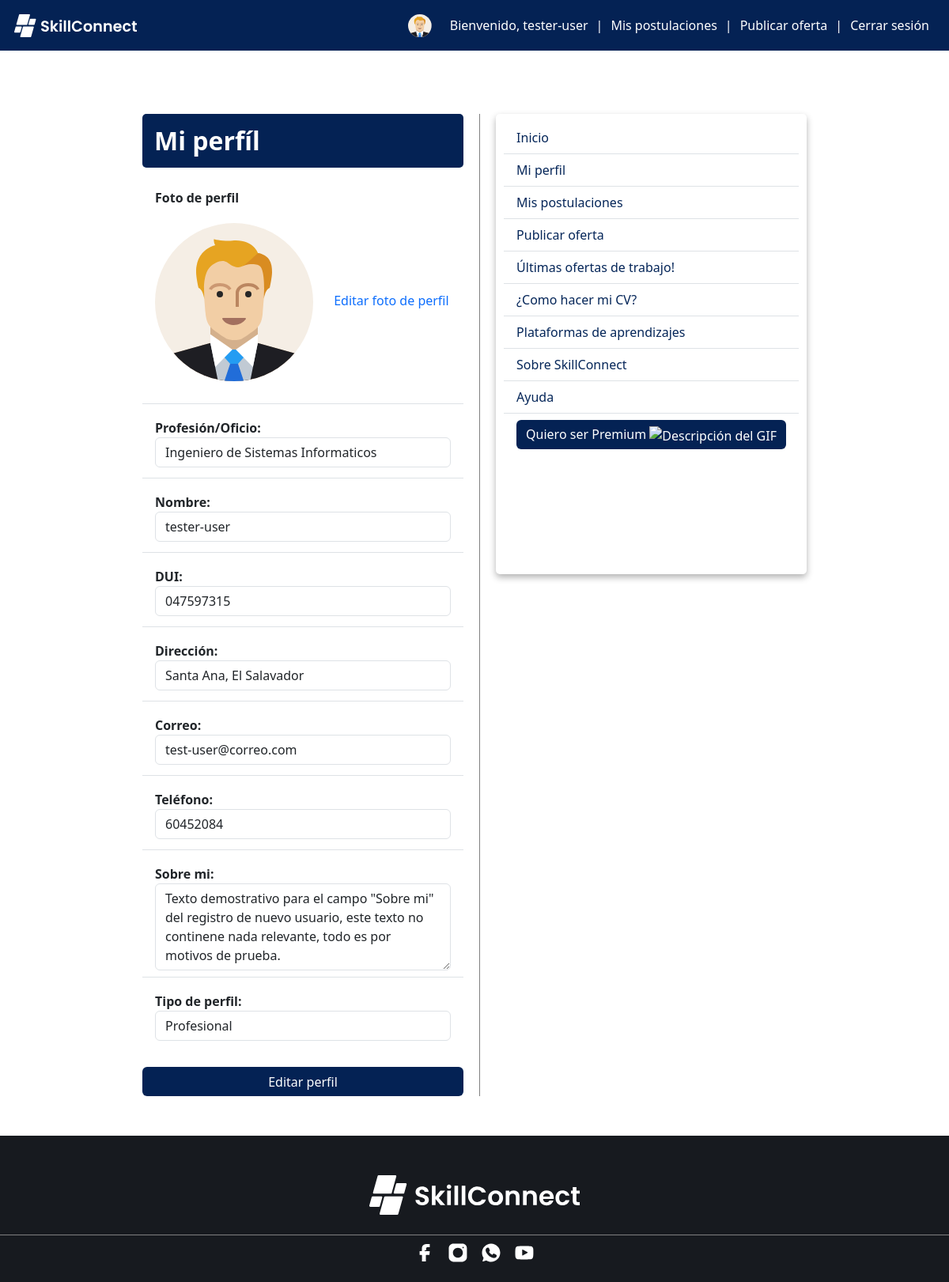
The app's page /miperfil.php (signed in) with its own data.
### tables this page shows
CREATE TABLE `usuarios` (
  `id` int(11) NOT NULL,
  `nombre` varchar(100) NOT NULL,
  `profesion` varchar(255) NOT NULL,
  `dui` varchar(20) NOT NULL,
  `telefono` varchar(20) NOT NULL,
  `direccion` varchar(255) NOT NULL,
  `about` text DEFAULT NULL,
  `correo` varchar(100) NOT NULL,
  `contrasena` varchar(255) NOT NULL,
  `rol` enum('Profesional','Usuario') DEFAULT 'Usuario',
  `fecha_registro` timestamp NOT NULL DEFAULT current_timestamp()
);

### miperfil.php (the view, shortened to what this page needs)
<?php
    include 'config.php';
    $usuario_id = $_SESSION['usuario_id'];
    try {
        $stmt = $conn->prepare("SELECT * FROM usuarios WHERE id = :id");
        $stmt->bindParam(':id', $usuario_id, PDO::PARAM_INT);
        $stmt->execute();
        $usuario = $stmt->fetch(PDO::FETCH_ASSOC);
        if ($usuario) {
            $nombre = $usuario['nombre'];
            $dui = $usuario['dui'];
            $correo = $usuario['correo'];
            $profesion = $usuario['profesion'];
            $telefono = $usuario['telefono'];
            $direccion = $usuario['direccion'];
            $about = $usuario['about'];
            $rol = $usuario['rol'];
        } else {
            echo "Usuario no encontrado.";
        }
    } catch (PDOException $e) {
        echo "Error: " . $e->getMessage();
    }
?>
<!DOCTYPE html>
<html lang="en">
<head>
    <link href="https://cdn.jsdelivr.net/npm/bootstrap@5.3.2/dist/css/bootstrap.min.css" rel="stylesheet">
    <link rel="stylesheet" href="./css/miestilo.css">
</head>
<body>
    <?php include 'include/header.php'; ?>
    <div class="contenedor-perfil">
        <div class="div-perfil">
            <div class="div-perfil-izq">
                <h2><strong>Mi perfíl</strong></h2>
                <ul class="list-group list-group-flush">
                    <li class="list-group-item">
                        <strong>Foto de perfil<br>
                        <img src="./img/svg/user-man.svg" alt=""></strong>
                        <a href="">Editar foto de perfil</a>
                    </li>
                    <li class="list-group-item"><strong>Profesión/Oficio: </strong><input class="form-control" value="<?php echo $profesion?>" readonly></li>
                    <li class="list-group-item"><strong>Nombre: </strong><input class="form-control" value="<?php echo $nombre?>" readonly></li>
                    <li class="list-group-item"><strong>DUI: </strong><input class="form-control" value="<?php echo $dui?>" readonly></li>
                    <li class="list-group-item"><strong>Dirección: </strong><input class="form-control" value="<?php echo $direccion ?>" readonly></li>
                    <li class="list-group-item"><strong>Correo: </strong><input class="form-control" value="<?php echo $correo?>" readonly></li>
                    <li class="list-group-item"><strong>Teléfono: </strong><input class="form-control" value="<?php echo $telefono ?>" readonly></li>
                    <li class="list-group-item">
                        <strong>Sobre mi:<br></strong>
                        <textarea name="" id="" class="form-control" rows="4" value="" readonly><?php echo $about ?></textarea>
                    </li>
                    <li class="list-group-item"><strong>Tipo de perfil: </strong><input class="form-control" value="<?php echo $rol ?>" readonly></li>
                </ul>
                <div class="perfil-contenedor-btn">
                    <button class="btn btn-primary" id="miboton">Editar perfil</button>
                </div>
            </div>
            <?php include 'include/menu_lateral.php'; ?>
        </div>
    </div>
</body>
<?php include 'include/footer.php'; ?>
</html>

### css/miestilo.css (style rules this page uses)
a { text-decoration: none; }
body { background-color: rgb(255, 255, 255); display: flex; flex-direction: column; }
h2 { background-color: #042254; color: white; padding: 15px 15px; border-radius: 5px; }
.contenedor-perfil { display: flex; justify-content: center; margin-top: 64px; padding-top: 80px; }
.div-perfil { display: flex; flex-wrap: wrap; justify-content: center; width: 70%; }
.div-perfil h2 { width: 100%; }
.div-perfil-izq { flex-grow: 1; }
.div-perfil-izq ul li { margin-top: 10px; }
.div-perfil-izq ul li input { margin-bottom: 5px; }
.div-perfil-izq ul li img { height: 200px; margin: 20px 20px 20px 0px; }
.perfil-contenedor-btn { display: flex; width: 100%; margin-top: 20px; justify-content: end; }
#miboton { background-color: #042254; border: none; color: white; height: 37px; width: 100%; }

### records on screen
usuarios: profesion "Ingeniero de Sistemas Informaticos", nombre "tester-user", dui "047597315", direccion "Santa Ana, El Salavador", correo "test-user@correo.com", telefono "60452084", about "Texto demostrativo para el campo \"Sobre mi\" del registro de nuevo usuario, este texto no continene nada relevante, todo es por motivos de prueba.", rol "Profesional"

### other values on screen
$nombre_usuario "tester-user"
